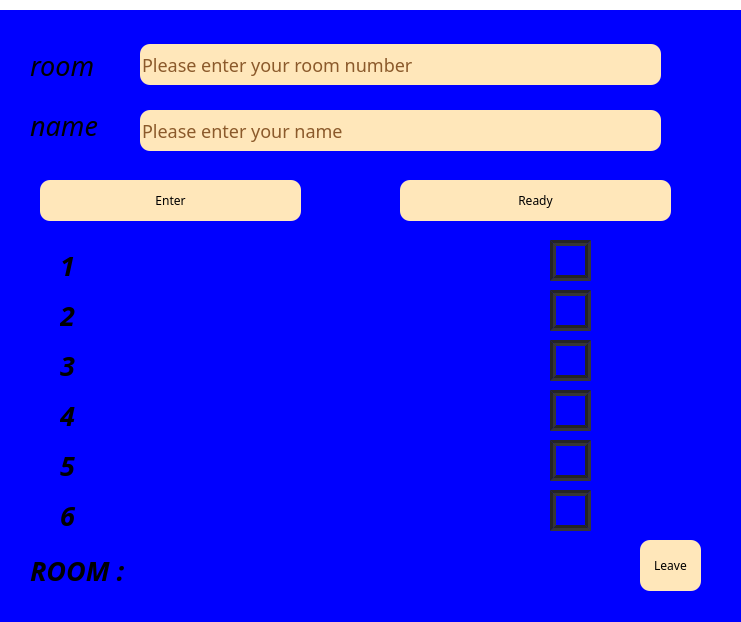
<?xml version="1.0" encoding="UTF-8"?>
<ui version="4.0">
 <class>ask_join_room</class>
 <widget class="QWidget" name="ask_join_room">
  <property name="geometry">
   <rect>
    <x>0</x>
    <y>0</y>
    <width>741</width>
    <height>622</height>
   </rect>
  </property>
  <property name="windowTitle">
   <string>Form</string>
  </property>
  <property name="styleSheet">
   <string notr="true">*{
	background:rgb(255, 255, 255);
	font-family:Century Gothic,sans-serif;
}
QFrame{
background: blue;
}
QFrame{
	border:sold 10px rgba(0,0,0);
	background-image: url(G:/2022 spring semester/programing 2/final_checker/pictureSource/ask2.jpg);
}
QLineEdit{
	color: #8B5A2B;
	background-color:#8B5A2B;
}
QLineEdit{
	color: (255,255,255);
	background-color:#FFE7BA;
	font-size:18px;
	border-style:outset;
	border-radius:10px;
}
QPushButton{
	background:#FFE7BA;
	border-style:outset;
	border-radius:10px;
 
}
QPushButton:pressed{
	background-color:#405361;
	border-style:inset;
}
QCheckBox{
	background:rgba(85,170,225,0);
	color:white;
}
QLabel{
	background:rgba(85,170,225,0);
	color:black;
	font-style: italic bold;
	font size:50px;
}

QListView{
	background:rgba(85,170,225,0);
	color:black;
	font-style: italic bold;
	font size:50px;
}

</string>
  </property>
  <widget class="QFrame" name="frame">
   <property name="geometry">
    <rect>
     <x>0</x>
     <y>10</y>
     <width>741</width>
     <height>631</height>
    </rect>
   </property>
   <property name="frameShape">
    <enum>QFrame::StyledPanel</enum>
   </property>
   <property name="frameShadow">
    <enum>QFrame::Raised</enum>
   </property>
   <widget class="QLineEdit" name="NameEdit">
    <property name="geometry">
     <rect>
      <x>140</x>
      <y>100</y>
      <width>521</width>
      <height>41</height>
     </rect>
    </property>
    <property name="text">
     <string>Please enter your name </string>
    </property>
   </widget>
   <widget class="QPushButton" name="Enter">
    <property name="geometry">
     <rect>
      <x>40</x>
      <y>170</y>
      <width>261</width>
      <height>41</height>
     </rect>
    </property>
    <property name="text">
     <string>Enter</string>
    </property>
   </widget>
   <widget class="QPushButton" name="Ready">
    <property name="geometry">
     <rect>
      <x>400</x>
      <y>170</y>
      <width>271</width>
      <height>41</height>
     </rect>
    </property>
    <property name="text">
     <string>Ready</string>
    </property>
   </widget>
   <widget class="QLineEdit" name="roomNum">
    <property name="geometry">
     <rect>
      <x>140</x>
      <y>34</y>
      <width>521</width>
      <height>41</height>
     </rect>
    </property>
    <property name="text">
     <string>Please enter your room number</string>
    </property>
   </widget>
   <widget class="QLabel" name="_1">
    <property name="geometry">
     <rect>
      <x>60</x>
      <y>240</y>
      <width>31</width>
      <height>31</height>
     </rect>
    </property>
    <property name="font">
     <font>
      <pointsize>20</pointsize>
      <italic>true</italic>
      <bold>true</bold>
     </font>
    </property>
    <property name="text">
     <string>1</string>
    </property>
   </widget>
   <widget class="QLabel" name="_3">
    <property name="geometry">
     <rect>
      <x>60</x>
      <y>340</y>
      <width>31</width>
      <height>31</height>
     </rect>
    </property>
    <property name="font">
     <font>
      <pointsize>20</pointsize>
      <italic>true</italic>
      <bold>true</bold>
     </font>
    </property>
    <property name="text">
     <string>3</string>
    </property>
   </widget>
   <widget class="QLabel" name="_2">
    <property name="geometry">
     <rect>
      <x>60</x>
      <y>290</y>
      <width>31</width>
      <height>31</height>
     </rect>
    </property>
    <property name="font">
     <font>
      <pointsize>20</pointsize>
      <italic>true</italic>
      <bold>true</bold>
     </font>
    </property>
    <property name="text">
     <string>2</string>
    </property>
   </widget>
   <widget class="QLabel" name="_4">
    <property name="geometry">
     <rect>
      <x>60</x>
      <y>390</y>
      <width>31</width>
      <height>31</height>
     </rect>
    </property>
    <property name="font">
     <font>
      <pointsize>20</pointsize>
      <italic>true</italic>
      <bold>true</bold>
     </font>
    </property>
    <property name="text">
     <string>4</string>
    </property>
   </widget>
   <widget class="QLabel" name="_5">
    <property name="geometry">
     <rect>
      <x>60</x>
      <y>440</y>
      <width>31</width>
      <height>31</height>
     </rect>
    </property>
    <property name="font">
     <font>
      <pointsize>20</pointsize>
      <italic>true</italic>
      <bold>true</bold>
     </font>
    </property>
    <property name="text">
     <string>5</string>
    </property>
   </widget>
   <widget class="QLabel" name="_6">
    <property name="geometry">
     <rect>
      <x>60</x>
      <y>490</y>
      <width>31</width>
      <height>31</height>
     </rect>
    </property>
    <property name="font">
     <font>
      <pointsize>20</pointsize>
      <italic>true</italic>
      <bold>true</bold>
     </font>
    </property>
    <property name="text">
     <string>6</string>
    </property>
   </widget>
   <widget class="QLabel" name="AName">
    <property name="geometry">
     <rect>
      <x>130</x>
      <y>240</y>
      <width>331</width>
      <height>31</height>
     </rect>
    </property>
    <property name="font">
     <font>
      <pointsize>17</pointsize>
      <italic>true</italic>
     </font>
    </property>
    <property name="text">
     <string/>
    </property>
   </widget>
   <widget class="QLabel" name="BName">
    <property name="geometry">
     <rect>
      <x>130</x>
      <y>290</y>
      <width>331</width>
      <height>31</height>
     </rect>
    </property>
    <property name="font">
     <font>
      <pointsize>17</pointsize>
      <italic>true</italic>
     </font>
    </property>
    <property name="text">
     <string/>
    </property>
   </widget>
   <widget class="QLabel" name="CName">
    <property name="geometry">
     <rect>
      <x>130</x>
      <y>340</y>
      <width>331</width>
      <height>31</height>
     </rect>
    </property>
    <property name="font">
     <font>
      <pointsize>17</pointsize>
      <italic>true</italic>
     </font>
    </property>
    <property name="text">
     <string/>
    </property>
   </widget>
   <widget class="QLabel" name="DName">
    <property name="geometry">
     <rect>
      <x>130</x>
      <y>390</y>
      <width>331</width>
      <height>31</height>
     </rect>
    </property>
    <property name="font">
     <font>
      <pointsize>17</pointsize>
      <italic>true</italic>
     </font>
    </property>
    <property name="text">
     <string/>
    </property>
   </widget>
   <widget class="QLabel" name="EName">
    <property name="geometry">
     <rect>
      <x>130</x>
      <y>440</y>
      <width>331</width>
      <height>31</height>
     </rect>
    </property>
    <property name="font">
     <font>
      <pointsize>17</pointsize>
      <italic>true</italic>
     </font>
    </property>
    <property name="text">
     <string/>
    </property>
   </widget>
   <widget class="QLabel" name="FName">
    <property name="geometry">
     <rect>
      <x>130</x>
      <y>490</y>
      <width>331</width>
      <height>31</height>
     </rect>
    </property>
    <property name="font">
     <font>
      <pointsize>17</pointsize>
      <italic>true</italic>
     </font>
    </property>
    <property name="text">
     <string/>
    </property>
   </widget>
   <widget class="QLabel" name="roomNum_show">
    <property name="geometry">
     <rect>
      <x>30</x>
      <y>530</y>
      <width>571</width>
      <height>61</height>
     </rect>
    </property>
    <property name="font">
     <font>
      <pointsize>20</pointsize>
      <italic>true</italic>
      <bold>true</bold>
     </font>
    </property>
    <property name="text">
     <string>ROOM : </string>
    </property>
   </widget>
   <widget class="QLabel" name="label_8">
    <property name="geometry">
     <rect>
      <x>480</x>
      <y>230</y>
      <width>41</width>
      <height>41</height>
     </rect>
    </property>
    <property name="text">
     <string/>
    </property>
   </widget>
   <widget class="QLabel" name="ready1">
    <property name="geometry">
     <rect>
      <x>550</x>
      <y>230</y>
      <width>41</width>
      <height>41</height>
     </rect>
    </property>
    <property name="styleSheet">
     <string notr="true">QLabel{border:6px groove #242424;}</string>
    </property>
    <property name="text">
     <string/>
    </property>
   </widget>
   <widget class="QLabel" name="ready2">
    <property name="geometry">
     <rect>
      <x>550</x>
      <y>280</y>
      <width>41</width>
      <height>41</height>
     </rect>
    </property>
    <property name="styleSheet">
     <string notr="true">QLabel{border:6px groove #242424;}</string>
    </property>
    <property name="text">
     <string/>
    </property>
   </widget>
   <widget class="QLabel" name="ready3">
    <property name="geometry">
     <rect>
      <x>550</x>
      <y>330</y>
      <width>41</width>
      <height>41</height>
     </rect>
    </property>
    <property name="styleSheet">
     <string notr="true">QLabel{border:6px groove #242424;}</string>
    </property>
    <property name="text">
     <string/>
    </property>
   </widget>
   <widget class="QLabel" name="ready4">
    <property name="geometry">
     <rect>
      <x>550</x>
      <y>380</y>
      <width>41</width>
      <height>41</height>
     </rect>
    </property>
    <property name="styleSheet">
     <string notr="true">QLabel{border:6px groove #242424;}</string>
    </property>
    <property name="text">
     <string/>
    </property>
   </widget>
   <widget class="QLabel" name="ready5">
    <property name="geometry">
     <rect>
      <x>550</x>
      <y>430</y>
      <width>41</width>
      <height>41</height>
     </rect>
    </property>
    <property name="styleSheet">
     <string notr="true">QLabel{border:6px groove #242424;}</string>
    </property>
    <property name="text">
     <string/>
    </property>
   </widget>
   <widget class="QLabel" name="ready6">
    <property name="geometry">
     <rect>
      <x>550</x>
      <y>480</y>
      <width>41</width>
      <height>41</height>
     </rect>
    </property>
    <property name="styleSheet">
     <string notr="true">QLabel{border:6px groove #242424;}</string>
    </property>
    <property name="text">
     <string/>
    </property>
   </widget>
   <widget class="QPushButton" name="Leave">
    <property name="geometry">
     <rect>
      <x>640</x>
      <y>530</y>
      <width>61</width>
      <height>51</height>
     </rect>
    </property>
    <property name="text">
     <string>Leave</string>
    </property>
   </widget>
   <widget class="Line" name="line">
    <property name="geometry">
     <rect>
      <x>0</x>
      <y>590</y>
      <width>741</width>
      <height>16</height>
     </rect>
    </property>
    <property name="orientation">
     <enum>Qt::Horizontal</enum>
    </property>
   </widget>
   <widget class="QLabel" name="room">
    <property name="geometry">
     <rect>
      <x>30</x>
      <y>40</y>
      <width>101</width>
      <height>31</height>
     </rect>
    </property>
    <property name="font">
     <font>
      <pointsize>20</pointsize>
      <italic>true</italic>
     </font>
    </property>
    <property name="text">
     <string>room</string>
    </property>
   </widget>
   <widget class="QLabel" name="name">
    <property name="geometry">
     <rect>
      <x>30</x>
      <y>100</y>
      <width>101</width>
      <height>31</height>
     </rect>
    </property>
    <property name="font">
     <font>
      <pointsize>20</pointsize>
      <italic>true</italic>
     </font>
    </property>
    <property name="text">
     <string>name</string>
    </property>
   </widget>
   <widget class="QLabel" name="ranking">
    <property name="geometry">
     <rect>
      <x>20</x>
      <y>20</y>
      <width>701</width>
      <height>211</height>
     </rect>
    </property>
    <property name="font">
     <font>
      <pointsize>80</pointsize>
      <italic>true</italic>
     </font>
    </property>
    <property name="text">
     <string/>
    </property>
   </widget>
  </widget>
 </widget>
 <resources/>
 <connections/>
</ui>
